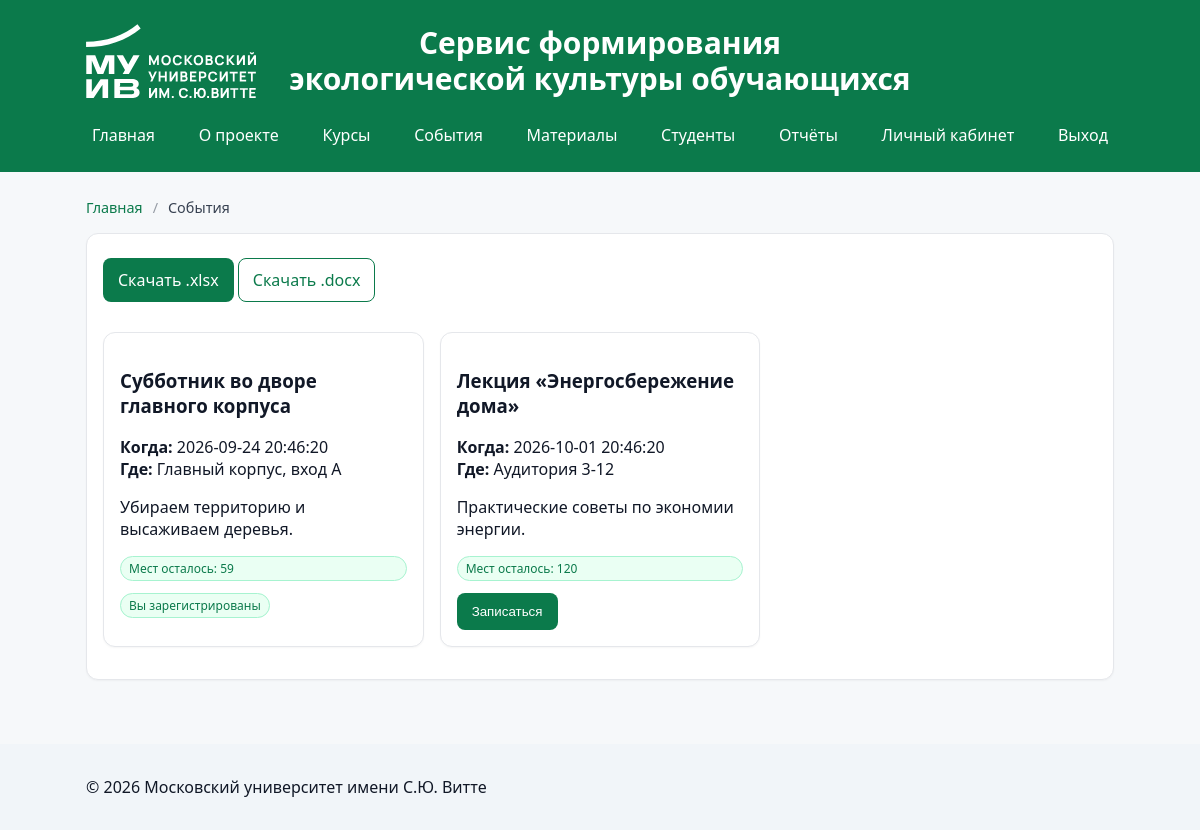
/events.php (signed in), run on the app's committed database.
### tables this page shows
CREATE TABLE `events` (
  `id` int(11) NOT NULL,
  `title` varchar(200) NOT NULL,
  `description` varchar(1000) DEFAULT NULL,
  `location` varchar(200) DEFAULT NULL,
  `starts_at` datetime NOT NULL,
  `seats` int(11) NOT NULL DEFAULT '100',
  `created_at` timestamp NULL DEFAULT CURRENT_TIMESTAMP
);

### includes/helpers.php (called while the page is built, shortened)
<?php
function h($s){return htmlspecialchars($s ?? '', ENT_QUOTES, 'UTF-8');}
function url($path){
  $cfg_file = __DIR__ . '/config.php';
  $cfg = require $cfg_file;
  $base = rtrim($cfg['app']['base_url'] ?? '', '/');
  $path = ltrim($path, '/');
  return $base . '/' . $path;
}

### includes/config.php (called while the page is built)
<?php
return [
  'db' => [
    'host' => '188.127.239.143',
    'name' => 'ecoservice',
    'user' => 'ecoservice',
    'pass' => 'ukG0Bspo',
    'charset' => 'utf8mb4'
  ],
  'app' => [
    'base_url' => ''
  ]
];

### public/events.php (the view, shortened to what this page needs)
<?php
require_once __DIR__ . '/../includes/header.php';
$pdo = db();
$events = $pdo->query("SELECT id, title, starts_at, location, description, seats,
  (seats - (SELECT COUNT(*) FROM event_registrations er WHERE er.event_id=events.id)) as left_seats
  FROM events ORDER BY starts_at ASC")->fetchAll();
$my = $pdo->prepare("SELECT event_id FROM event_registrations WHERE user_id=?");
$my->execute([current_user()['id']]);
$my_ids = array_column($my->fetchAll(), 'event_id');
?>
<div class="card">
  <div style="margin:8px 0 14px">
    <a class="btn" href="<?php echo url('export_events.php?type=xlsx'); ?>">Скачать .xlsx</a>
    <a class="btn secondary" href="<?php echo url('export_events.php?type=docx'); ?>">Скачать .docx</a>
  </div>
  <div class="grid">
    <?php foreach ($events as $ev): ?>
      <div class="card">
        <h3><?php echo h($ev['title']); ?></h3>
        <p><strong>Когда:</strong> <?php echo h($ev['starts_at']); ?><br>
        <strong>Где:</strong> <?php echo h($ev['location']); ?></p>
        <p><?php echo h($ev['description']); ?></p>
        <p class="badge">Мест осталось: <?php echo max(0,(int)$ev['left_seats']); ?></p>
        <?php if (in_array($ev['id'], $my_ids)): ?>
          <span class="badge">Вы зарегистрированы</span>
        <?php elseif ((int)$ev['left_seats'] <= 0): ?>
          <span class="badge">Нет мест</span>
        <?php else: ?>
          <form method="post">
            <button class="btn" name="register_event">Записаться</button>
          </form>
        <?php endif; ?>
      </div>
    <?php endforeach; ?>
  </div>
</div>
<?php require_once __DIR__ . '/../includes/footer.php'; ?>

### public/style.css (style rules this page uses)
* { box-sizing:border-box }
body { margin:0;font-family:system-ui,-apple-system,Segoe UI,Roboto,Ubuntu,'Helvetica Neue',Arial,sans-serif;background:#f6f8fa;color:#111827 }
.card { background:#fff;border:1px solid #e5e7eb;border-radius:12px;padding:16px;margin:16px 0;box-shadow:0 1px 2px rgba(0,0,0,.04) }
.btn { display:inline-block;padding:10px 14px;border-radius:8px;border:1px solid transparent;background:#0b7a4b;color:#fff;text-decoration:none }
.btn.secondary { background:#fff;color:#0b7a4b;border-color:#0b7a4b }
.grid { display:grid;grid-template-columns:repeat(auto-fill,minmax(260px,1fr));gap:16px }
.badge { background:#eafff3;color:#0b7a4b;border:1px solid #a7f3d0;padding:3px 8px;border-radius:999px;font-size:12px }
form { margin:0 }

### data on the page
events: title "Субботник во дворе главного корпуса", starts_at "2026-09-24 20:46:20", location "Главный корпус, вход А", description "Убираем территорию и высаживаем деревья.", max(0,(int)$ev['left_seats']) "59", shows "Вы зарегистрированы"
events: title "Лекция «Энергосбережение дома»", starts_at "2026-10-01 20:46:20", location "Аудитория 3-12", description "Практические советы по экономии энергии.", max(0,(int)$ev['left_seats']) "120"

### other printed values
$c['label'] "Главная"
$c['label'] "События"
